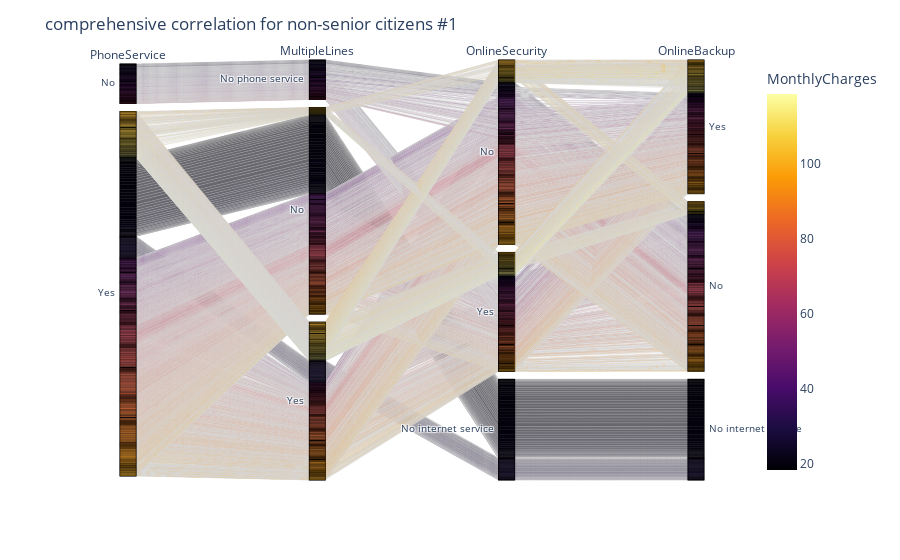

Notebook source saved alongside this figure:
### Code cell
dims1 = ['PhoneService', 'MultipleLines', 'OnlineSecurity',"OnlineBackup"]
fig = px.parallel_categories(no_sen, dimensions = dims1,
                color="MonthlyCharges", color_continuous_scale=px.colors.sequential.Inferno,
                labels ={k:k for k in dims1})
fig.update_layout(title = "comprehensive correlation for non-senior citizens #1")

### Figure 1 — Plotly figure (JSON) as saved in the notebook; plotly's stock layout.template omitted (floating-point values rounded to 4 significant figures; data arrays with more than 128 entries replaced by an {"elided": "..."} marker saying what was removed)
{"data": [{"dimensions": [{"label": "PhoneService", "values": {"elided": "5890 str values"}}, {"label": "MultipleLines", "values": {"elided": "5890 str values"}}, {"label": "OnlineSecurity", "values": {"elided": "5890 str values"}}, {"label": "OnlineBackup", "values": {"elided": "5890 str values"}}], "domain": {"x": [0, 1], "y": [0, 1]}, "line": {"color": {"elided": "5890 float values"}, "coloraxis": "coloraxis"}, "name": "", "type": "parcats"}], "layout": {"coloraxis": {"colorbar": {"title": {"text": "MonthlyCharges"}}, "colorscale": [[0, "#000004"], [0.1111, "#1b0c41"], [0.2222, "#4a0c6b"], [0.3333, "#781c6d"], [0.4444, "#a52c60"], [0.5556, "#cf4446"], [0.6667, "#ed6925"], [0.7778, "#fb9b06"], [0.8889, "#f7d13d"], [1, "#fcffa4"]]}, "legend": {"tracegroupgap": 0}, "margin": {"t": 60}, "title": {"text": "comprehensive correlation for non-senior citizens #1"}}}
